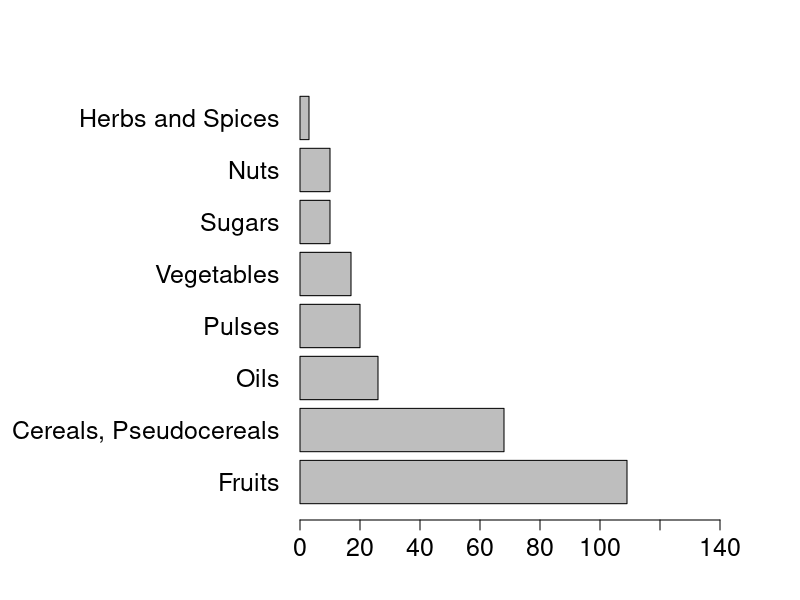
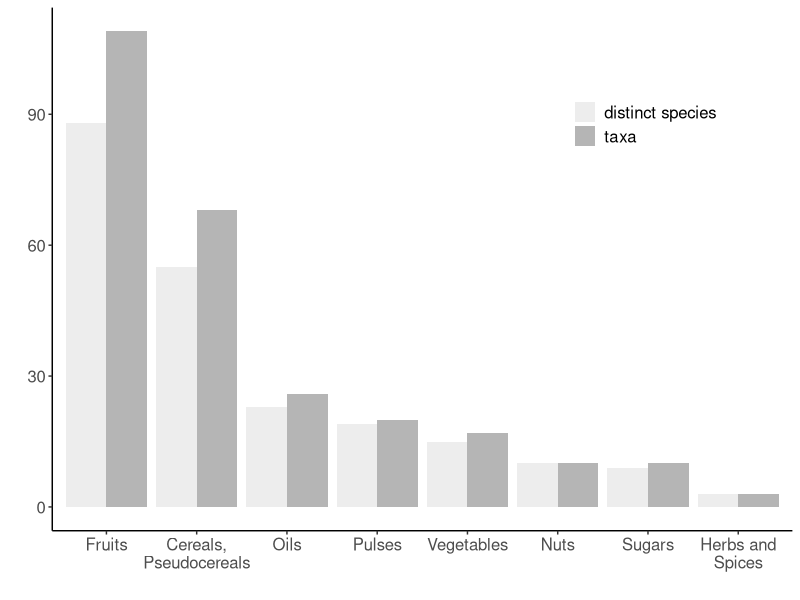

These charts were generated, in order, by the following R code:
# load required libraries
library(tidyverse)
library(ggplot2)


################################################################################
# # 1 - Load inventory
################################################################################

# Load required data and shapefiles for plotting occurrence maps and data tables
inventory <- read.csv("./Input_Data_and_Files/inventory.csv") %>% 
  mutate(TAXON = str_replace(TAXON, "×", "")) %>% 
  mutate(SPECIES = str_replace(SPECIES, "×", "")) 

inventory_finest_taxon_resolution <- inventory %>%
  filter(FINEST_TAXON_RESOLUTION == "Y")

################################################################################
# # 2 - SPECIES AND TAXA IN TIER 1, TIER 2, and WUS   
################################################################################

# inventory summary stats
# number of unique taxa and distinct species
unique_taxa <- nrow(inventory_finest_taxon_resolution)
unique_species <- inventory_finest_taxon_resolution %>%
  distinct(SPECIES, .keep_all = TRUE)
# and again within the 3 main groupings
# number of distinct taxa and distinct species
CWR1 <- inventory_finest_taxon_resolution %>%
  filter(TIER == 1)
CWR1_sp <- unique_species %>%
  filter(TIER == 1)
CWR2 <- inventory_finest_taxon_resolution %>%
  filter(TIER == 2)
CWR2_sp <- unique_species %>%
  filter(TIER == 2)
WUS <- inventory_finest_taxon_resolution %>%
  filter(WUS == "Y")
WUS_sp <- unique_species %>%
  filter(WUS == "Y")

#############################################################
# TABLE 1 - GENEPOOLS, SPECIES, TAXA BY CATEGORY (TIER 1)   #
#############################################################

CWR_inventory_summary <- inventory_finest_taxon_resolution %>%
  filter(CWR == "Y") %>%
  filter(TIER == 1) %>%
  group_by(PRIMARY_CROP_OR_WUS_USE_SPECIFIC_1) %>%
  add_tally() %>%
  distinct(SPECIES, .keep_all = TRUE) %>%
  add_tally() %>%
  distinct(PRIMARY_CROP_OR_WUS_USE_SPECIFIC_1, .keep_all = TRUE ) %>%
  arrange(desc(n)) %>%
  dplyr::select(PRIMARY_CROP_OR_WUS_USE_SPECIFIC_1, n, nn) %>%
  # change level name to fit on the figure page better
  transform(
    PRIMARY_CROP_OR_WUS_USE_SPECIFIC_1=plyr::revalue(PRIMARY_CROP_OR_WUS_USE_SPECIFIC_1, 
                                                     c("Cereals and pseudocereals"="Cereals, Pseudocereals")))


par(mar=c(4,15,4,4))
barplot(CWR_inventory_summary$n, #main = "Native CWR Taxa in Broad Crop Categories",
        names.arg = CWR_inventory_summary$PRIMARY_CROP_OR_WUS_USE_SPECIFIC_1, xlab = "", ylab = "",
        cex.names=1.5, cex.axis=1.5, horiz=T, las=1, xlim = c(0,140))

CWR_inventory_summary_long <- CWR_inventory_summary %>%
  gather(type, count, n:nn) %>%
  transform(
    type=plyr::revalue(type, c("n"="taxa", "nn" = "distinct species"))) %>%
  arrange(desc("taxa"))

cbp1 <- c("#44AA99", # Cereals
          "#117733", # Fruits
          "#332288", # Herbs and Spices
          "#882255", # Nuts
          "#88CCEE", # Oils
          "#AA4499", # Pulses
          "#CC6677", # Sugars
          "#DDCC77") # Vegetables
  
(ggplot(CWR_inventory_summary_long, aes(
  x = reorder(PRIMARY_CROP_OR_WUS_USE_SPECIFIC_1, -count),
  y = count,
  fill = as.factor(type))) +
  #color = as.factor(PRIMARY_CROP_OR_WUS_USE_SPECIFIC_1))) +
  #)) + 
  geom_bar(position="dodge", stat="identity", lwd=1) +
  scale_fill_manual(values = c("gray93", "gray71")) +
  #scale_color_manual(values = cbp1) +
  theme_bw() +
  theme(axis.text.x = element_text(size = 12),
        axis.text.y = element_text(size = 12),
        panel.grid.major = element_blank(), 
        panel.grid.minor = element_blank(),
        panel.background = element_blank(),
        panel.border = element_blank(),
        axis.line = element_line(colour = "black"),
        legend.position = c(0.8, 0.8),
        #legend.position = "none",
        legend.text=element_text(size=12)) +
  labs(y="", x="") + 
  guides(fill=guide_legend(title="")) + 
  scale_x_discrete(labels = function(x) str_wrap(x, width = 10))
  
  
  #, subtitle="Taxon counts for Tier 1 CWR food crop functional categories"
)
